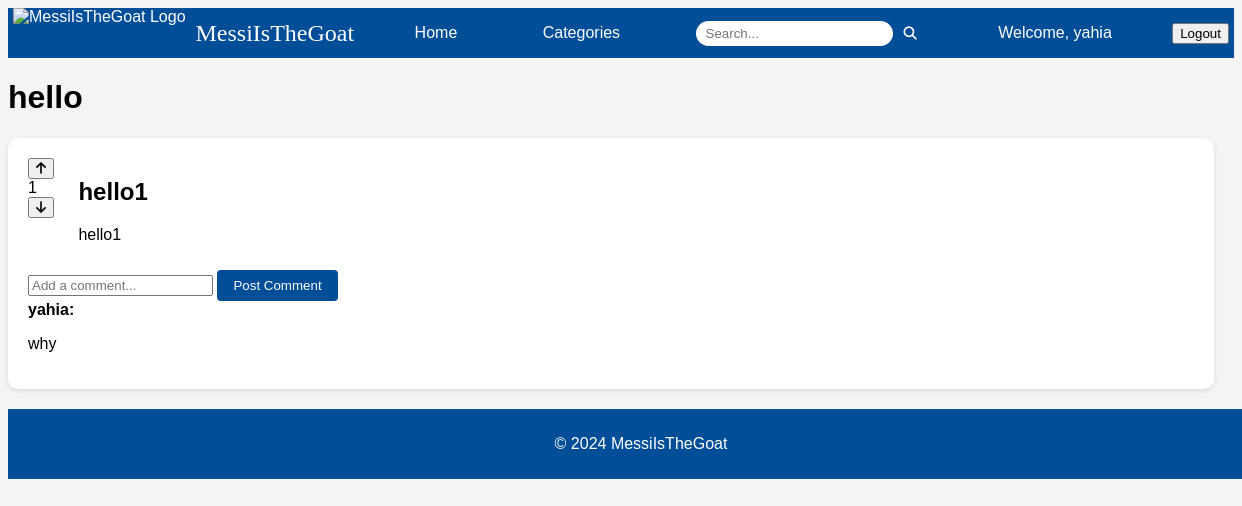
Screenshot of /PHP/thread.php?thread_id=1 (signed in) with the database file from the repository.
### tables this page shows
CREATE TABLE `users` (
  `user_id` int(11) NOT NULL,
  `username` varchar(50) NOT NULL,
  `email` varchar(100) NOT NULL,
  `password` varchar(255) NOT NULL,
  `profile_pic_blob` blob DEFAULT NULL,
  `registration_date` datetime DEFAULT current_timestamp(),
  `status` enum('active','blocked') DEFAULT 'active',
  `profile_pic_type` varchar(50) DEFAULT NULL
);

CREATE TABLE `threads` (
  `thread_id` int(11) NOT NULL,
  `title` varchar(255) NOT NULL,
  `user_id` int(11) DEFAULT NULL,
  `category_id` int(11) DEFAULT NULL,
  `creation_date` datetime DEFAULT current_timestamp(),
  `body` text DEFAULT NULL,
  `is_hidden` tinyint(1) NOT NULL DEFAULT 0
);

CREATE TABLE `posts` (
  `post_id` int(11) NOT NULL,
  `thread_id` int(11) DEFAULT NULL,
  `user_id` int(11) DEFAULT NULL,
  `content` text DEFAULT NULL,
  `timestamp` datetime DEFAULT current_timestamp(),
  `vote_count` int(11) DEFAULT 0,
  `title` varchar(255) NOT NULL,
  `image` varchar(255) DEFAULT NULL,
  `category_id` int(11) DEFAULT NULL,
  `is_hidden` tinyint(1) NOT NULL DEFAULT 0
);

CREATE TABLE `comments` (
  `comment_id` int(11) NOT NULL,
  `post_id` int(11) DEFAULT NULL,
  `user_id` int(11) DEFAULT NULL,
  `content` text DEFAULT NULL,
  `timestamp` datetime DEFAULT current_timestamp(),
  `is_hidden` tinyint(1) NOT NULL DEFAULT 0
);

### PHP/login_status.php (called while the page is built, shortened)
<?php
include 'config.php';
if (isset($_SESSION['user_id'])) {
    $userLoggedIn = true;
    $userId = $_SESSION['user_id'];
    $stmt = $db->prepare("SELECT * FROM users WHERE user_id = ?");
    if ($stmt) {
        $stmt->bind_param("i", $userId);
        $stmt->execute();
        $result = $stmt->get_result();
        if ($user = $result->fetch_assoc()) {
            $username = $user['username'];
        }
    }
}
?>

### PHP/thread.php (the view, shortened to what this page needs)
<?php
include 'config.php';
include 'login_status.php';
$thread_id = isset($_GET['thread_id']) ? intval($_GET['thread_id']) : 0;
$threadQuery = $db->prepare("SELECT * FROM threads WHERE thread_id = ?");
$threadQuery->bind_param("i", $thread_id);
$threadQuery->execute();
$threadResult = $threadQuery->get_result();
$thread = $threadResult->fetch_assoc();
$postsQuery = $db->prepare("
    SELECT
        posts.*,
        COUNT(votes.vote_id) AS vote_count,
        users.username
    FROM
        posts
    LEFT JOIN
        votes ON posts.post_id = votes.post_id
    LEFT JOIN
        users ON posts.user_id = users.user_id
    WHERE
        posts.thread_id = ?
    GROUP BY
        posts.post_id
    ORDER BY
        vote_count DESC, posts.timestamp DESC
");
$postsQuery->bind_param("i", $thread_id);
$postsQuery->execute();
$postsResult = $postsQuery->get_result();
$posts = [];
while ($post = $postsResult->fetch_assoc()) {
    $post['comments'] = [];
    $commentsQuery = $db->prepare("
        SELECT
            comments.*,
            users.username
        FROM
            comments
        JOIN
            users ON comments.user_id = users.user_id
        WHERE
            comments.post_id = ?
        ORDER BY
            comments.timestamp ASC
    ");
    $commentsQuery->bind_param("i", $post['post_id']);
    $commentsQuery->execute();
    $commentsResult = $commentsQuery->get_result();
    while ($comment = $commentsResult->fetch_assoc()) {
        $post['comments'][] = $comment;
    }
    $posts[] = $post;
}
?>
<!DOCTYPE html>
<html lang="en">
<head>
    <link rel="stylesheet" href="../CSS/styles.css">
</head>
<body>
    <header>
        <nav class="navbar">
            <div class="logo-container">
                <img src="https://encrypted-tbn3.gstatic.com/images?q=tbn:ANd9GcQHnhWFBFpqpDEQE_DyEaYEXHwa8QY4mAsBTeZaif0XvmL1sXI2" alt="MessiIsTheGoat Logo" class="logo-image">
                <div class="logo-title">MessiIsTheGoat</div>
            </div>
            <a href="index.php" class="nav-link">Home</a>
            <a href="categories.php" class="nav-link">Categories</a>
            <form action="search.php" method="post" class="search-container">
                <input type="text" name="search_query" placeholder="Search..." class="search-input">
                <button type="submit" class="search-btn"><i class="fas fa-search"></i></button>
            </form>
            <?php if ($userLoggedIn): ?>
                <a href="User_Profile.php" class="nav-link">Welcome, <?php echo htmlspecialchars($username); ?></a>
                <form action="logout.php" method="POST" style="display: inline;">
                    <button type="submit" class="logout-btn">Logout</button>
                </form>
            <?php else: ?>
                <a href="Login.php" class="nav-link">Login</a>
                <a href="Signup.php" class="nav-button">Register</a>
            <?php endif; ?>
        </nav>
    </header>
    <main class="thread-page">
        <h1><?php echo htmlspecialchars($thread['title']); ?></h1>
        <div class="posts" id="posts-container">
    <?php foreach ($posts as $post): ?>
        <article class="post" id="post-<?php echo htmlspecialchars($post['post_id']); ?>">
            <div class="vote">
                <?php if ($userLoggedIn): ?>
                    <button class="vote-btn upvote-btn" data-post="<?php echo htmlspecialchars($post['post_id']); ?>" onclick="vote(<?php echo htmlspecialchars($post['post_id']); ?>, 1)"><i class="fas fa-arrow-up"></i></button>
                <?php endif; ?>
                <div class="vote-count" id="vote-count-<?php echo htmlspecialchars($post['post_id']); ?>">
                    <?php echo htmlspecialchars($post['vote_count']); ?>
                </div>
                <?php if ($userLoggedIn): ?>
                    <button class="vote-btn downvote-btn" data-post="<?php echo htmlspecialchars($post['post_id']); ?>" onclick="vote(<?php echo htmlspecialchars($post['post_id']); ?>, -1)"><i class="fas fa-arrow-down"></i></button>
                <?php endif; ?>
            </div>
            <div class="post-info">
                <h2><?php echo htmlspecialchars($post['title']); ?></h2>
                <p><?php echo htmlspecialchars($post['content']); ?></p>
            </div>
            <div class="comments-section">
                <?php if ($userLoggedIn): ?>
                    <form class="comment-form" method="post">
                    <input type="text" name="comment" placeholder="Add a comment..." class="comment-input">
                    <button type="button" class="comment-btn">Post Comment</button>
                    </form>
                <?php endif; ?>
                <?php foreach ($post['comments'] as $comment): ?>
                    <div class="comment">
                        <strong><?php echo htmlspecialchars($comment['username']); ?>:</strong>
                        <p><?php echo htmlspecialchars($comment['content']); ?></p>
                    </div>
                <?php endforeach; ?>
            </div>
        </article>
    <?php endforeach; ?>
</div>
    </main>
    <footer>
        <p>&copy; 2024 MessiIsTheGoat</p>
    </footer>
</body>
</html>

### CSS/styles.css (style rules this page uses)
body { font-family: Arial, sans-serif; background: #f4f4f4; }
header { background: #004d98; color: white; }
.navbar { display: flex; justify-content: space-between; align-items: center; padding: 0 5px; }
.logo-container { display: flex; align-items: center; }
.logo-image { height: 50px; }
.logo-title { font-family: 'Times New Roman', Times, serif; font-size: 24px; margin-left: 10px; }
.nav-link, .nav-button { color: white; text-decoration: none; margin: 0 15px; padding: 5px 10px; font-size: 16px; }
.search-container { display: flex; align-items: center; margin: 0 15px; }
.search-input { padding: 5px 10px; border-radius: 20px; border: none; outline: none; }
.search-btn { background: none; border: none; margin-left: 5px; cursor: pointer; color: white; }
main { flex: 3; margin-right: 20px; }
.post { display: block; background: white; padding: 20px; margin-bottom: 20px; box-shadow: 0 2px 5px rgba(0,0,0,0.1); border-radius: 10px; }
.comments-section { margin-top: 10px; }
.vote { display: inline-block; vertical-align: top; margin-right: 20px; }
.post-info { display: inline-block; vertical-align: top; width: calc(100% - 60px); }
.comment-btn { padding: 8px 16px; background-color: #004d98; color: white; border: none; border-radius: 4px; cursor: pointer; transition: background-color 0.3s ease; }
footer { background: #004d98; color: white; text-align: center; padding: 10px 20px; width: 100%; }

### rows the page displays
users: username "yahia"
threads: title "hello"
posts: vote_count "1", title "hello1", content "hello1"
comments: user.username "yahia", content "why"
